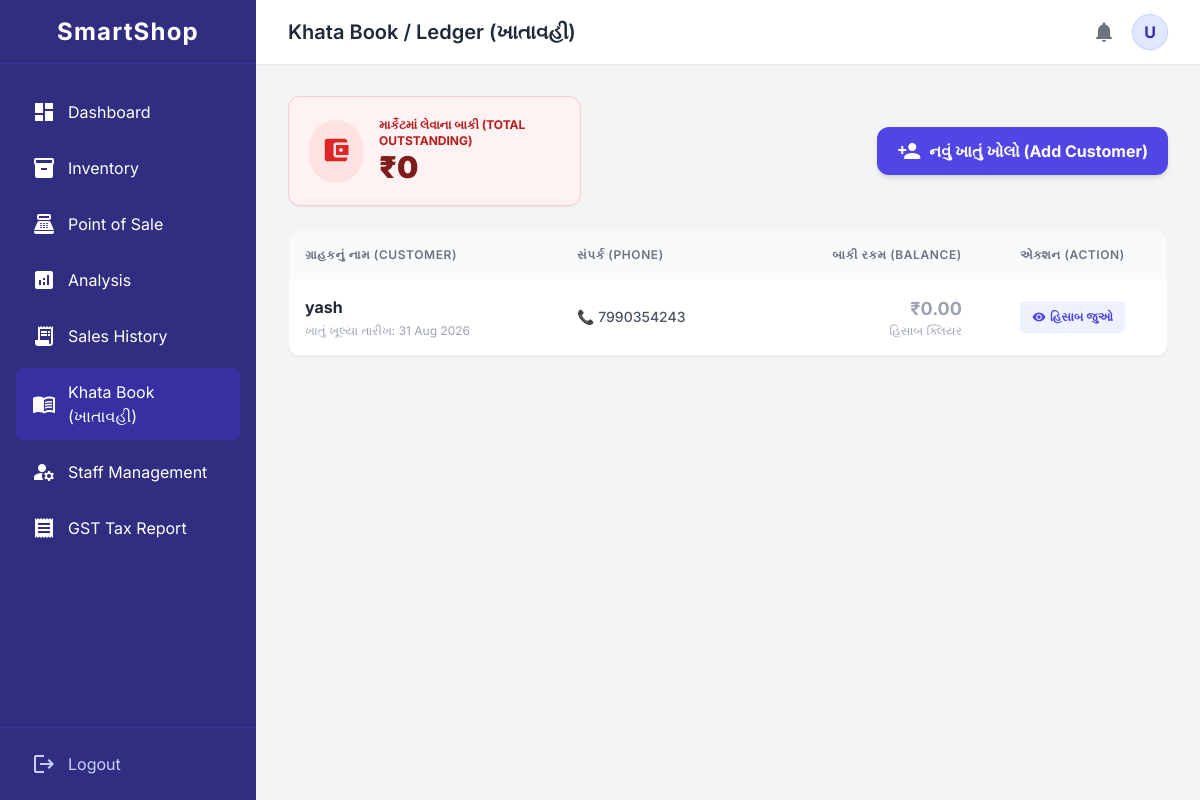
The app's page /khata/ (signed in) with its own data.
### Account/models.py (models this page shows, shortened)
class ShopUser(AbstractUser):
    BUSINESS_CHOICES = [
        ('General', 'General Store / Hardware'),
        ('Food', 'Food / Pharmacy / FMCG'),
        ('Electronics', 'Electronics / Mobile / IT'),
        ('Apparel', 'Apparel / Footwear'),
    ]
    shop_name = models.CharField(max_length=150)
    contact_no = models.CharField(max_length=15)
    business_type = models.CharField(max_length=50, choices=BUSINESS_CHOICES, default='General')
    street = models.CharField(max_length=150, blank=True)
    city = models.CharField(max_length=100, blank=True)
    state = models.CharField(max_length=100, blank=True)
    pin_code = models.CharField(max_length=10, blank=True)
    is_shop_staff = models.BooleanField(default=False, help_text="ટીક કરો જો આ એકાઉન્ટ દુકાનના સ્ટાફ/વર્કરનું હોય")
    parent_shop = models.ForeignKey(
        'self',
        on_delete=models.CASCADE,
        null=True,
        blank=True,
        related_name='staff_members',
        help_text="જો આ સ્ટાફ હોય, તો તેના મુખ્ય માલિક (Owner) કયા છે?"
    )
    @property
    def get_shop(self):
        return self.parent_shop if self.is_shop_staff else self

### Inventory/models.py (models this page shows, shortened)
class CustomerProfile(models.Model):
    shop = models.ForeignKey(ShopUser, on_delete=models.CASCADE)
    name = models.CharField(max_length=150)
    phone = models.CharField(max_length=15)
    address = models.TextField(blank=True, null=True)
    created_at = models.DateTimeField(auto_now_add=True)
    @property
    def total_balance(self):
        given = self.transactions.filter(transaction_type='GIVEN').aggregate(models.Sum('amount'))['amount__sum'] or 0
        received = self.transactions.filter(transaction_type='RECEIVED').aggregate(models.Sum('amount'))['amount__sum'] or 0
        return given - received

### Inventory/views.py (the view)
# urls.py: path('khata/', views.khata_dashboard, name='khata_dashboard'),
@login_required
def khata_dashboard(request):
    shop_owner = request.user.get_shop
    customers = CustomerProfile.objects.filter(shop=shop_owner).order_by('-created_at')
    total_market_outstanding = sum(c.total_balance for c in customers if c.total_balance > 0)
    context = {
        'customers': customers,
        'total_market_outstanding': total_market_outstanding
    }
    return render(request, 'khata.html', context)

### Templates/khata.html (shortened to what this page needs)
{% extends 'base.html' %}
{% block header_title %}Khata Book / Ledger (ખાતાવહી){% endblock %}
{% block content %}
<div class="space-y-6 animate-fade-in-up max-w-6xl mx-auto">
    <div class="flex flex-col md:flex-row justify-between items-center gap-4">
        <div class="bg-red-50 border border-red-200 rounded-xl p-5 flex items-center gap-4 shadow-sm w-full md:w-1/3">
            <div class="bg-red-100 p-3 rounded-full"><span class="material-icons text-red-600 text-3xl">account_balance_wallet</span></div>
            <div>
                <p class="text-red-700 text-xs font-bold uppercase">માર્કેટમાં લેવાના બાકી (Total Outstanding)</p>
                <h3 class="text-3xl font-black text-red-900">₹{{ total_market_outstanding }}</h3>
            </div>
        </div>
        <button onclick="document.getElementById('customerModal').classList.remove('hidden')" class="bg-indigo-600 hover:bg-indigo-700 text-white px-5 py-3 rounded-xl shadow-md transition font-bold flex items-center gap-2">
            <span class="material-icons">person_add</span> નવું ખાતું ખોલો (Add Customer)
        </button>
    </div>
    <div class="bg-white rounded-xl shadow-sm border border-gray-100 overflow-hidden">
        <table class="w-full text-left border-collapse">
            <thead class="bg-gray-50 text-gray-500 text-xs uppercase tracking-wider">
                <tr>
                    <th class="p-4 font-semibold">ગ્રાહકનું નામ (Customer)</th>
                    <th class="p-4 font-semibold">સંપર્ક (Phone)</th>
                    <th class="p-4 font-semibold text-right">બાકી રકમ (Balance)</th>
                    <th class="p-4 font-semibold text-center">એક્શન (Action)</th>
                </tr>
            </thead>
            <tbody class="divide-y divide-gray-100 text-sm">
                {% for customer in customers %}
                <tr class="hover:bg-gray-50 transition cursor-pointer" onclick="window.location.href='{% url 'khata_detail' customer.id %}'">
                    <td class="p-4">
                        <div class="font-bold text-gray-800 text-base">{{ customer.name }}</div>
                        <div class="text-xs text-gray-400 mt-1">ખાતું ખૂલ્યા તારીખ: {{ customer.created_at|date:"d M Y" }}</div>
                    </td>
                    <td class="p-4 font-medium text-gray-600">📞 {{ customer.phone }}</td>
                    <td class="p-4 text-right">
                        {% if customer.total_balance > 0 %}
                            <span class="text-red-600 font-black text-lg">₹{{ customer.total_balance }}</span>
                            <span class="text-xs block text-red-400 font-bold">લેવાના બાકી</span>
                        {% elif customer.total_balance < 0 %}
                            <span class="text-green-600 font-black text-lg">₹{{ customer.total_balance|cut:"-" }}</span>
                            <span class="text-xs block text-green-500 font-bold">એડવાન્સ જમા</span>
                        {% else %}
                            <span class="text-gray-400 font-bold text-lg">₹0.00</span>
                            <span class="text-xs block text-gray-400">હિસાબ ક્લિયર</span>
                        {% endif %}
                    </td>
                    <td class="p-4 text-center">
                        <a href="{% url 'khata_detail' customer.id %}" class="bg-indigo-50 text-indigo-600 px-3 py-1.5 rounded text-xs font-bold hover:bg-indigo-100 transition inline-flex items-center gap-1" onclick="event.stopPropagation();">
                            <span class="material-icons text-sm">visibility</span> હિસાબ જુઓ
                        </a>
                    </td>
                </tr>
                {% endfor %}
            </tbody>
        </table>
    </div>
</div>
{% endblock %}

### Templates/base.html (shortened to what this page needs)
<!DOCTYPE html>
<html lang="en">
<head>
    <script src="https://cdn.tailwindcss.com"></script>
</head>
<body class="flex h-screen overflow-hidden relative">
    <aside id="sidebar" class="w-64 bg-indigo-900 text-white flex flex-col absolute inset-y-0 left-0 transform -translate-x-full md:relative md:translate-x-0 transition duration-300 ease-in-out z-30 shadow-2xl md:shadow-none h-full">
        <div class="h-16 flex items-center justify-between md:justify-center px-4 border-b border-indigo-800">
            <h1 class="text-2xl font-bold tracking-wider">SmartShop</h1>
        </div>
        <nav class="flex-1 px-4 py-6 space-y-2 overflow-y-auto">
            <a href="{% url 'home' %}" class="flex items-center gap-3 px-4 py-3 rounded-lg transition hover:bg-indigo-800 {% if request.resolver_match.url_name == 'home' %}bg-indigo-800{% endif %}">
                <span class="material-icons">dashboard</span>
                <span>Dashboard</span>
            </a>
            <a href="{% url 'inventory' %}" class="flex items-center gap-3 px-4 py-3 rounded-lg transition hover:bg-indigo-800 {% if request.resolver_match.url_name == 'inventory' %}bg-indigo-800{% endif %}">
                <span class="material-icons">inventory_2</span>
                <span>Inventory</span>
            </a>
            <a href="{% url 'sales' %}" class="flex items-center gap-3 px-4 py-3 rounded-lg transition hover:bg-indigo-800 {% if request.resolver_match.url_name == 'sales' %}bg-indigo-800{% endif %}">
                <span class="material-icons">point_of_sale</span>
                <span>Point of Sale</span>
            </a>
            {% if not request.user.is_shop_staff %}
            <a href="{% url 'analysis' %}" class="flex items-center gap-3 px-4 py-3 rounded-lg transition hover:bg-indigo-800 {% if request.resolver_match.url_name == 'analysis' %}bg-indigo-800{% endif %}">
                <span class="material-icons">analytics</span>
                <span>Analysis</span>
            </a>
            {% endif %}
            <a href="{% url 'sales_history' %}" class="flex items-center gap-3 px-4 py-3 rounded-lg transition hover:bg-indigo-800 {% if request.resolver_match.url_name == 'sales_history' %}bg-indigo-800{% endif %}">
                <span class="material-icons">receipt_long</span>
                <span>Sales History</span>
            </a>
            <a href="{% url 'khata_dashboard' %}" class="flex items-center gap-3 px-4 py-3 rounded-lg transition hover:bg-indigo-800 {% if request.resolver_match.url_name == 'khata_dashboard' or request.resolver_match.url_name == 'khata_detail' %}bg-indigo-800{% endif %}">
                <span class="material-icons">menu_book</span>
                <span>Khata Book (ખાતાવહી)</span>
            </a>
            {% if not request.user.is_shop_staff %}
            <a href="{% url 'staff_management' %}" class="flex items-center gap-3 px-4 py-3 rounded-lg transition hover:bg-indigo-800 {% if request.resolver_match.url_name == 'staff_management' %}bg-indigo-800{% endif %}">
                <span class="material-icons">manage_accounts</span>
                <span>Staff Management</span>
            </a>
            {% endif %}
            {% if not request.user.is_shop_staff %}
            <a href="{% url 'gst_report' %}" class="flex items-center gap-3 px-4 py-3 rounded-lg transition hover:bg-indigo-800 {% if request.resolver_match.url_name == 'gst_report' %}bg-indigo-800{% endif %}">
                <span class="material-icons">receipt</span>
                <span>GST Tax Report</span>
            </a>
            {% endif %}
        </nav>
        <div class="p-4 border-t border-indigo-800">
            <a href="{% url 'logout' %}" class="flex items-center gap-3 px-4 py-2 text-indigo-200 hover:text-white transition">
                <span class="material-icons">logout</span>
                <span>Logout</span>
            </a>
        </div>
    </aside>
    <div class="flex-1 flex flex-col w-full h-full overflow-hidden">
        <header class="h-16 bg-white shadow-sm flex items-center justify-between px-4 md:px-8 z-10">
            <div class="flex items-center gap-4">
                <h2 class="text-xl font-semibold text-gray-800 truncate max-w-[200px] md:max-w-none">{% block header_title %}Welcome{% endblock %}</h2>
            </div>
            <div class="flex items-center gap-4">
                <span class="material-icons text-gray-500 cursor-pointer hover:text-indigo-600 transition">notifications</span>
                <div class="relative">
                    <div id="profileButton" onclick="toggleDropdown(event)" class="h-9 w-9 bg-indigo-100 text-indigo-800 rounded-full flex items-center justify-center font-bold shadow-sm border border-indigo-200 cursor-pointer hover:bg-indigo-200 transition" title="{{ request.user.username }}">
                        {{ request.user.username|make_list|first|upper }}
                    </div>
                </div>
            </div>
        </header>
        <main class="flex-1 p-4 md:p-8 overflow-y-auto w-full">
            {% block content %}
            {% endblock %}
        </main>
    </div>
</body>
</html>

### Templates/base.html (style rules this page uses)
body { font-family: 'Inter', sans-serif; background-color: #f3f4f6; }

### records on screen
ShopUser: user.username|make_list "U"
CustomerProfile: name "yash", created_at "31 Aug 2026", phone "7990354243", shows "₹0.00"

### other values on screen
{{ total_market_outstanding }} "0"
